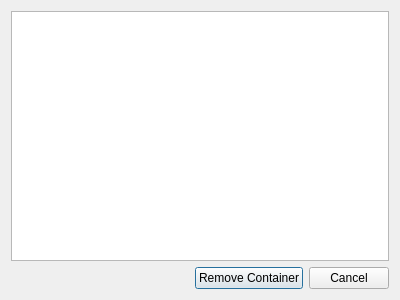
<?xml version="1.0" encoding="UTF-8"?>
<ui version="4.0">
 <class>RemoveContainersDialog</class>
 <widget class="QDialog" name="RemoveContainersDialog">
  <property name="geometry">
   <rect>
    <x>0</x>
    <y>0</y>
    <width>400</width>
    <height>300</height>
   </rect>
  </property>
  <property name="windowTitle">
   <string>Remove Container(s)</string>
  </property>
  <layout class="QGridLayout" name="gridLayout">
   <item row="1" column="1">
    <widget class="QPushButton" name="pushButton_2">
     <property name="text">
      <string>Remove Container</string>
     </property>
    </widget>
   </item>
   <item row="1" column="2">
    <widget class="QPushButton" name="pushButton">
     <property name="text">
      <string>Cancel</string>
     </property>
    </widget>
   </item>
   <item row="1" column="0">
    <spacer name="horizontalSpacer">
     <property name="orientation">
      <enum>Qt::Horizontal</enum>
     </property>
     <property name="sizeHint" stdset="0">
      <size>
       <width>40</width>
       <height>20</height>
      </size>
     </property>
    </spacer>
   </item>
   <item row="0" column="0" colspan="3">
    <widget class="QListWidget" name="listWidget"/>
   </item>
  </layout>
 </widget>
 <resources/>
 <connections/>
</ui>
